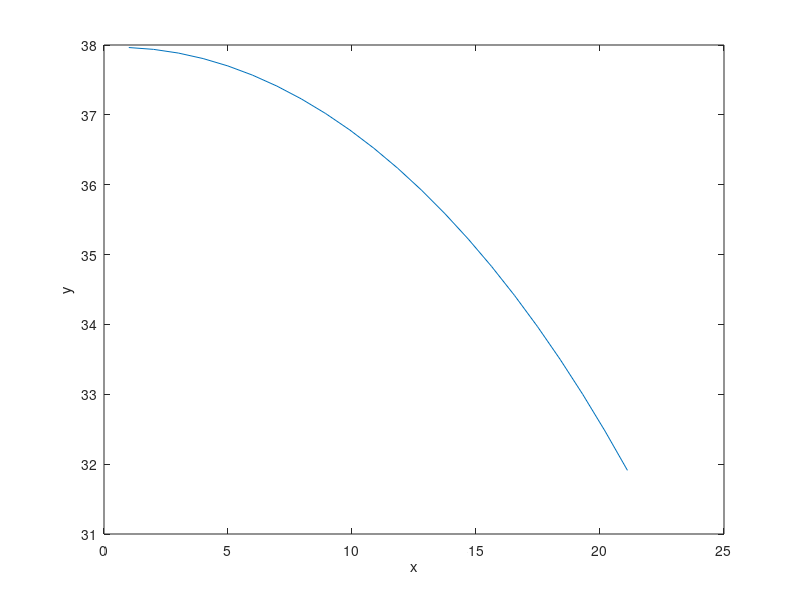

Here is the MATLAB script that generated this plot:
clc;
clear;
 
L1=10;            
n=1.5;            
d=3.5;           
fy1=0:2:45;      
fy=fy1*pi/180;    

 
x=zeros(22,1);    
y=zeros(22,1);    
x(1) = 1;      
y(1) = 0;
 
for i=1:22
    D = sin(fy(i+1))/sqrt(n^2-(sin(fy(i+1)))^2);
    A = [x(i), y(i); 1 , -D];
    B = [(x(i))^2+(y(i))^2 ; L1*tan(fy(i+1))-L1*D];
C = A\B;
x(i+1) = C(1);
    y(i+1) = C(2);
end
 
 
 
plot(x(2:end),y(2:end));
xlabel('x');
ylabel('y');
